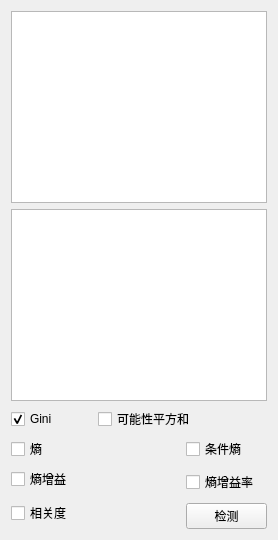
           <widget class="QWidget" name="page_22">
            <layout class="QGridLayout" name="gridLayout_25">
             <item row="0" column="0" colspan="3">
              <widget class="QListWidget" name="listWidget_discrete_correlation"/>
             </item>
             <item row="1" column="0" colspan="3">
              <widget class="QListWidget" name="listWidget_discrete_correlation_2"/>
             </item>
             <item row="2" column="0">
              <widget class="QCheckBox" name="checkBox_discrete_correlation">
               <property name="text">
                <string>Gini</string>
               </property>
               <property name="checked">
                <bool>true</bool>
               </property>
              </widget>
             </item>
             <item row="2" column="1" colspan="2">
              <widget class="QCheckBox" name="checkBox_discrete_correlation_2">
               <property name="text">
                <string>可能性平方和</string>
               </property>
              </widget>
             </item>
             <item row="3" column="0" colspan="2">
              <widget class="QCheckBox" name="checkBox_discrete_correlation_3">
               <property name="text">
                <string>熵</string>
               </property>
              </widget>
             </item>
             <item row="3" column="2">
              <widget class="QCheckBox" name="checkBox_discrete_correlation_4">
               <property name="text">
                <string>条件熵</string>
               </property>
              </widget>
             </item>
             <item row="4" column="0" colspan="2">
              <widget class="QCheckBox" name="checkBox_discrete_correlation_5">
               <property name="text">
                <string>熵增益</string>
               </property>
              </widget>
             </item>
             <item row="4" column="2" rowspan="2">
              <widget class="QCheckBox" name="checkBox_discrete_correlation_6">
               <property name="text">
                <string>熵增益率</string>
               </property>
              </widget>
             </item>
             <item row="5" column="0" rowspan="2" colspan="2">
              <widget class="QCheckBox" name="checkBox_discrete_correlation_7">
               <property name="text">
                <string>相关度</string>
               </property>
              </widget>
             </item>
             <item row="6" column="2">
              <widget class="QPushButton" name="discrete_correlation_Btn">
               <property name="text">
                <string>检测</string>
               </property>
              </widget>
             </item>
            </layout>
           </widget>
